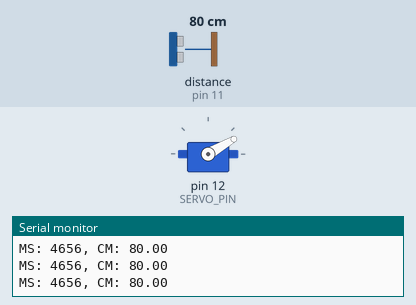
This sketch was run on a simulated Arduino Uno, built with avr-gcc and run on an emulated ATmega328P. On the bench: servo, the last lines printed to the serial monitor. The test bench sets the inputs (shaded band); at power-on: distance to the obstacle (sensor on pin 11) 80 cm. The echo pulse lasts 58.3 µs per cm.

Above: at 1.3 s.
1.4 s: distance to the obstacle (sensor on pin 11) set to 66 cm
2.9 s: distance to the obstacle (sensor on pin 11) set to 55 cm
At 3.4 s:
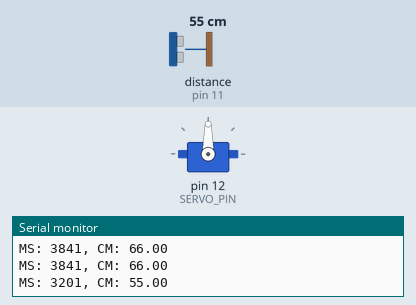
5.9 s: distance to the obstacle (sensor on pin 11) set to 120 cm
7.5 s: distance to the obstacle (sensor on pin 11) set to 2 cm
At 7.9 s:
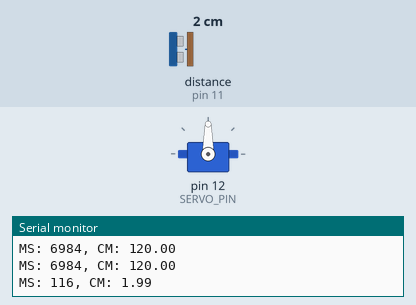
Timing chart, 0 to 11.5 s (numbered marks = the images above; inputs shaded):
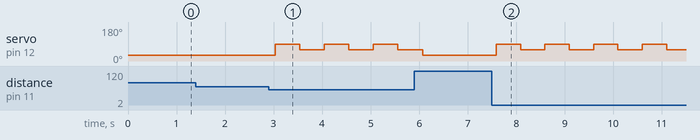

The sketch:

plutino.ino
```cpp
/*
 * Code for waving robot: greats you when you get close
 *
 * ----------------------------------
 * $Author: ab@gotsunami $
 * $Date: 2016-06-08
 * $Revision: 1 $
 * ----------------------------------
 */

#include <Ultrasonic.h>
#include <Servo.h>

#define TRIGGER_PIN  10
#define ECHO_PIN     11
#define SERVO_PIN    12

Ultrasonic eyes(TRIGGER_PIN, ECHO_PIN);
Servo arm;
int theta;
int dtheta;

void setup() {
  theta = 30;
  arm.attach(SERVO_PIN);
  arm.write(theta);
  Serial.begin(9600);
}

void loop() {
  float cmMsec, inMsec;
  long microsec = eyes.timing();

  cmMsec = eyes.convert(microsec, Ultrasonic::CM);
/*   inMsec = ultrasonic.convert(microsec, Ultrasonic::IN); */
  Serial.print("MS: ");
  Serial.print(microsec);
  Serial.print(", CM: ");
  Serial.println(cmMsec);
/*   Serial.print(", IN: "); */
/*   Serial.println(inMsec); */


  if (cmMsec > 60) {
    theta = 30;
  } else {
    if (theta == 90) {
      theta = 60;
    } else {
      theta = 90;
    }
  }
  arm.write(theta);
  delay(500);
}
```

Measured:
- the behaviour switches between 61 and 60 cm on distance to the obstacle (sensor on pin 11) (found by bisection; images 0 and 1)
- after the input at 2.9 s, servo on pin 12 (SERVO_PIN): alternates 90° for 0.50 s and 60° for 0.50 s, starting after 0.14 s
- after the input at 7.5 s, servo on pin 12 (SERVO_PIN): alternates 90° for 0.50 s and 60° for 0.50 s, starting after 0.09 s
